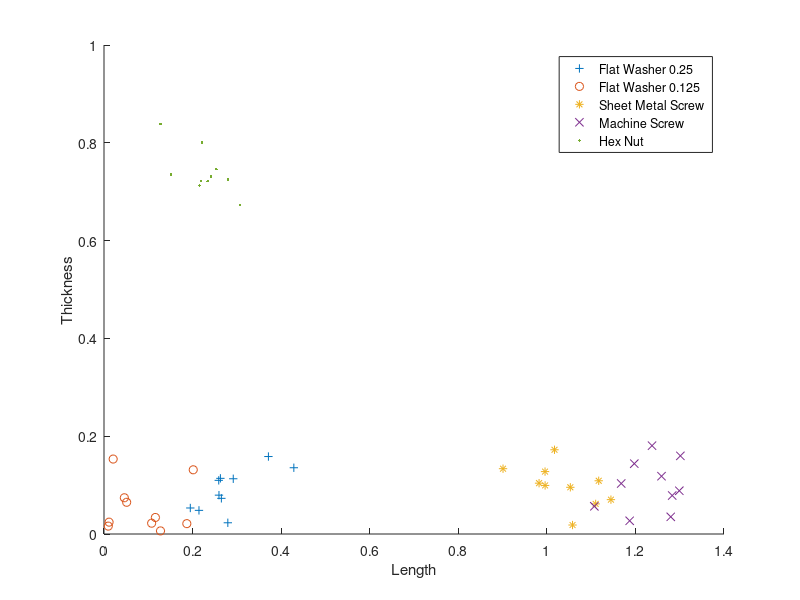

MATLAB code to generate this figure:
% Feature Length
LFW1 = abs( random( 'normal', 0.250, 0.07, 10, 1 ) )
SFW1 = abs( random( 'normal', 0.125, 0.07, 10, 1 ) )
SMS1 = abs( random( 'normal', 1.000, 0.07, 10, 1 ) )
MS1  = abs( random( 'normal', 1.250, 0.07, 10, 1 ) )
HN1  = abs( random( 'normal', 0.190, 0.07, 10, 1 ) )

% Feature Thickness
LFW2 = abs( random( 'normal', 0.062, 0.05, 10, 1 ) )
SFW2 = abs( random( 'normal', 0.030, 0.05, 10, 1 ) )
SMS2 = abs( random( 'normal', 0.083, 0.05, 10, 1 ) )
MS2  = abs( random( 'normal', 0.092, 0.05, 10, 1 ) )
HN2  = abs( random( 'normal', 0.750, 0.05, 10, 1 ) )

M    = [LFW1 LFW2; SFW1 SFW2; SMS1 SMS2; MS1 MS2; HN1 HN2]

figure(1)
hold on;
plot( LFW1, LFW2, '+' );
plot( SFW1, SFW2, 'o' );
plot( SMS1, SMS2, '*' );
plot( MS1, MS2, 'x' );
plot( HN1, HN2, '.' );
hold off;
legend( 'Flat Washer 0.25', 'Flat Washer 0.125', 'Sheet Metal Screw', 'Machine Screw', 'Hex Nut' );
xlabel( 'Length' );
ylabel( 'Thickness' );
